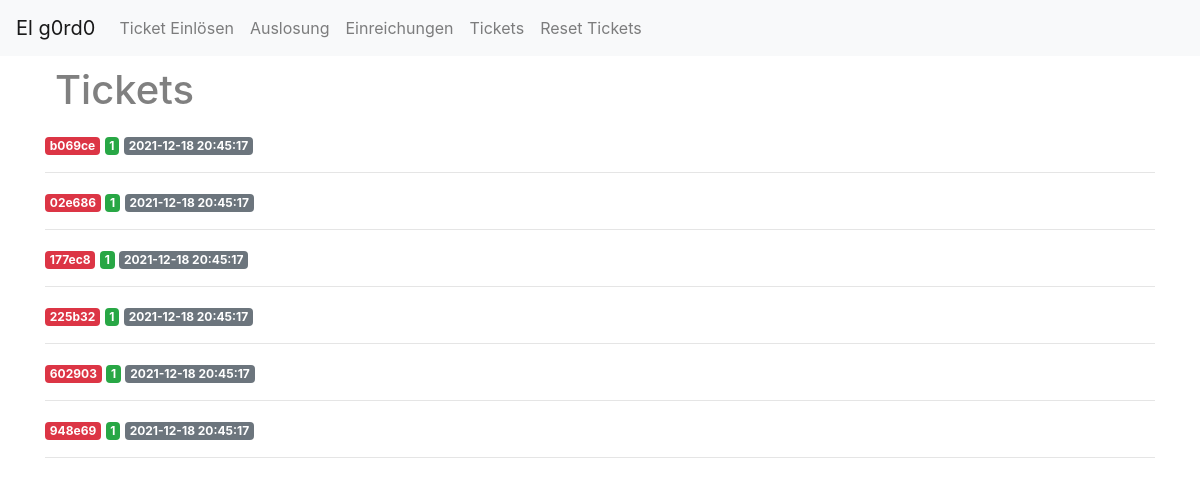
The app's page /tickets, older data.
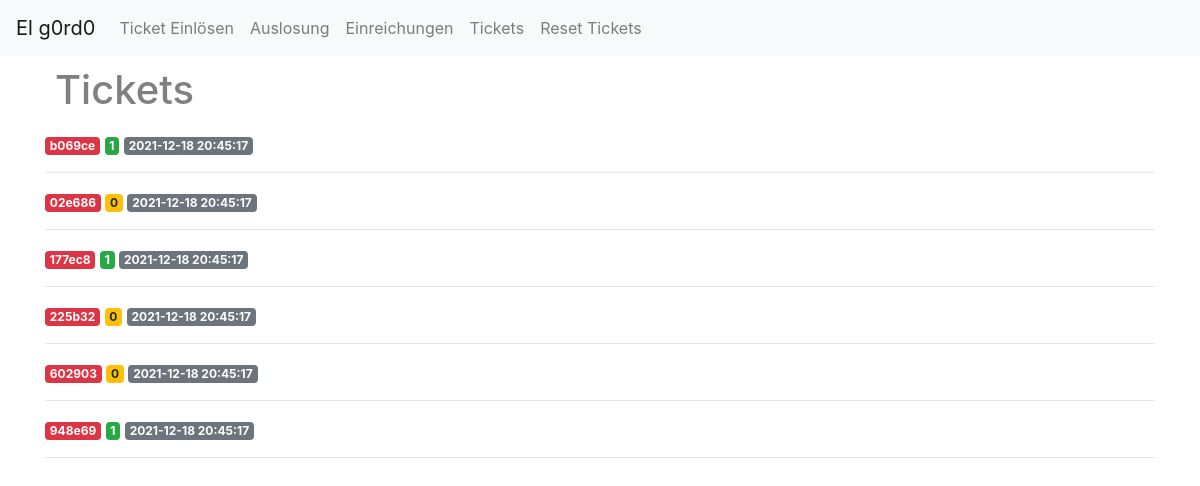
The same page, newer data.
### tables this page shows
CREATE TABLE tickets (
    id INTEGER PRIMARY KEY AUTOINCREMENT,
    created TIMESTAMP NOT NULL DEFAULT CURRENT_TIMESTAMP,
    ticket_id TEXT NOT NULL,
    valid INTEGER NOT NULL
);

### app.py (the view)
@app.route('/tickets')
def tickets():
	conn = get_db_connection()
	tickets = conn.execute('SELECT * FROM tickets').fetchall()
	conn.close()
	return render_template('tickets.html', tickets=tickets)

### app.py (called while the page is built)
def get_db_connection():
	if os.path.isfile('/home/elg0rd0/flask_lottery/database.db'):
		conn = sqlite3.connect('/home/elg0rd0/flask_lottery/database.db')
		print ("running on pyanywhere", file=sys.stderr)
	else:
		conn = sqlite3.connect('database.db')
		print ("running locally", file=sys.stderr)
	conn.row_factory = sqlite3.Row
	return conn

### templates/tickets.html
{% extends 'base.html' %}
{% block content %}
    <h1>{% block title %} Tickets {% endblock %}</h1>
    {% for ticket in tickets %}
        <span class="badge badge-danger">{{ ticket['ticket_id'] }}</span>
        {% if ticket['valid'] == 1 %}
          <span class="badge badge-success">{{ ticket['valid'] }}</span>
        {% else %}
          <span class="badge badge-warning">{{ ticket['valid'] }}</span>
        {% endif %}
        <span class="badge badge-secondary">{{ ticket['created'] }}</span>
        <hr>
    {% endfor %}
{% endblock %}

### templates/base.html (shortened to what this page needs)
<!doctype html>
<html lang="en">
  <head>
    <link rel="stylesheet" href="https://stackpath.bootstrapcdn.com/bootstrap/4.3.1/css/bootstrap.min.css">
    <link rel="stylesheet" href="static/css/style.css">
  </head>
  <body>
    <nav class="navbar navbar-expand-md navbar-light bg-light">
        <a class="navbar-brand" href="{{ url_for('index')}}">El g0rd0</a>
        <div class="collapse navbar-collapse" id="navbarNav">
            <ul class="navbar-nav">
            <li class="nav-item">
                <a class="nav-link" href="{{url_for('create')}}">Ticket Einlösen</a>
            </li>
            <li class="nav-item">
                <a class="nav-link" href="{{url_for('lottery')}}">Auslosung</a>
            </li>
            <li class="nav-item">
                <a class="nav-link" href="{{url_for('posts')}}">Einreichungen</a>
            </li>
            <li class="nav-item">
                <a class="nav-link" href="{{url_for('tickets')}}">Tickets</a>
            </li>
            <li class="nav-item">
                <a class="nav-link" href="{{url_for('reset')}}">Reset Tickets</a>
            </li>
            </ul>
        </div>
    </nav>
    <div class="container">
        {% block content %} {% endblock %}
    </div>
  </body>
</html>

### static/css/style.css (style rules this page uses)
h1 { border: none; color: grey; text-align: left; padding: 10px; }

Row changes from the older to the newer data that the page shows:
changed tickets (number 2 of 6 on the later page): valid "1" → "0"
changed tickets (number 4 of 6 on the later page): valid "1" → "0"
changed tickets (number 5 of 6 on the later page): valid "1" → "0"
